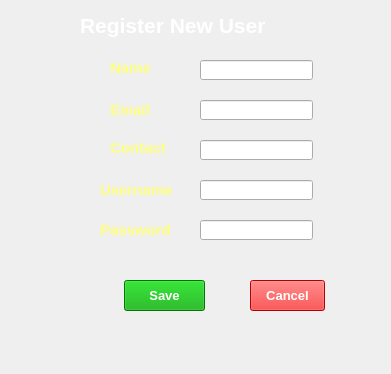
<?xml version="1.0" encoding="UTF-8"?>
<ui version="4.0">
 <class>AdNewAdvertizer</class>
 <widget class="QMainWindow" name="AdNewAdvertizer">
  <property name="geometry">
   <rect>
    <x>0</x>
    <y>0</y>
    <width>391</width>
    <height>374</height>
   </rect>
  </property>
  <property name="windowTitle">
   <string>MainWindow</string>
  </property>
  <property name="styleSheet">
   <string notr="true"/>
  </property>
  <widget class="QWidget" name="centralwidget">
   <widget class="QLabel" name="label">
    <property name="geometry">
     <rect>
      <x>-60</x>
      <y>-10</y>
      <width>461</width>
      <height>391</height>
     </rect>
    </property>
    <property name="styleSheet">
     <string notr="true">color: rgb(255, 255, 127);</string>
    </property>
    <property name="text">
     <string/>
    </property>
    <property name="pixmap">
     <pixmap>4.jpg</pixmap>
    </property>
    <property name="scaledContents">
     <bool>true</bool>
    </property>
   </widget>
   <widget class="QLabel" name="label_2">
    <property name="geometry">
     <rect>
      <x>80</x>
      <y>10</y>
      <width>241</width>
      <height>31</height>
     </rect>
    </property>
    <property name="font">
     <font>
      <pointsize>16</pointsize>
      <weight>75</weight>
      <bold>true</bold>
     </font>
    </property>
    <property name="styleSheet">
     <string notr="true">color: rgb(255, 255, 255);</string>
    </property>
    <property name="text">
     <string>Register New User</string>
    </property>
   </widget>
   <widget class="QLabel" name="label_3">
    <property name="geometry">
     <rect>
      <x>110</x>
      <y>60</y>
      <width>51</width>
      <height>16</height>
     </rect>
    </property>
    <property name="font">
     <font>
      <pointsize>11</pointsize>
      <weight>75</weight>
      <bold>true</bold>
     </font>
    </property>
    <property name="styleSheet">
     <string notr="true">color: rgb(255, 255, 127);</string>
    </property>
    <property name="text">
     <string>Name</string>
    </property>
   </widget>
   <widget class="QLabel" name="label_4">
    <property name="geometry">
     <rect>
      <x>110</x>
      <y>100</y>
      <width>47</width>
      <height>20</height>
     </rect>
    </property>
    <property name="font">
     <font>
      <pointsize>11</pointsize>
      <weight>75</weight>
      <bold>true</bold>
     </font>
    </property>
    <property name="styleSheet">
     <string notr="true">color: rgb(255, 255, 127);</string>
    </property>
    <property name="text">
     <string>Email</string>
    </property>
   </widget>
   <widget class="QLabel" name="label_5">
    <property name="geometry">
     <rect>
      <x>110</x>
      <y>140</y>
      <width>71</width>
      <height>16</height>
     </rect>
    </property>
    <property name="font">
     <font>
      <pointsize>11</pointsize>
      <weight>75</weight>
      <bold>true</bold>
     </font>
    </property>
    <property name="styleSheet">
     <string notr="true">color: rgb(255, 255, 127);</string>
    </property>
    <property name="text">
     <string>Contact</string>
    </property>
   </widget>
   <widget class="QLabel" name="label_6">
    <property name="geometry">
     <rect>
      <x>100</x>
      <y>180</y>
      <width>81</width>
      <height>20</height>
     </rect>
    </property>
    <property name="font">
     <font>
      <pointsize>11</pointsize>
      <weight>75</weight>
      <bold>true</bold>
     </font>
    </property>
    <property name="styleSheet">
     <string notr="true">color: rgb(255, 255, 127);</string>
    </property>
    <property name="text">
     <string>Username</string>
    </property>
   </widget>
   <widget class="QLabel" name="label_7">
    <property name="geometry">
     <rect>
      <x>100</x>
      <y>220</y>
      <width>81</width>
      <height>20</height>
     </rect>
    </property>
    <property name="font">
     <font>
      <pointsize>11</pointsize>
      <weight>75</weight>
      <bold>true</bold>
     </font>
    </property>
    <property name="styleSheet">
     <string notr="true">color: rgb(255, 255, 127);</string>
    </property>
    <property name="text">
     <string>Password</string>
    </property>
   </widget>
   <widget class="QLineEdit" name="lineEdit">
    <property name="geometry">
     <rect>
      <x>200</x>
      <y>60</y>
      <width>113</width>
      <height>20</height>
     </rect>
    </property>
   </widget>
   <widget class="QLineEdit" name="lineEdit_2">
    <property name="geometry">
     <rect>
      <x>200</x>
      <y>100</y>
      <width>113</width>
      <height>20</height>
     </rect>
    </property>
   </widget>
   <widget class="QLineEdit" name="lineEdit_3">
    <property name="geometry">
     <rect>
      <x>200</x>
      <y>140</y>
      <width>113</width>
      <height>20</height>
     </rect>
    </property>
   </widget>
   <widget class="QLineEdit" name="lineEdit_4">
    <property name="geometry">
     <rect>
      <x>200</x>
      <y>180</y>
      <width>113</width>
      <height>20</height>
     </rect>
    </property>
   </widget>
   <widget class="QLineEdit" name="lineEdit_5">
    <property name="geometry">
     <rect>
      <x>200</x>
      <y>220</y>
      <width>113</width>
      <height>20</height>
     </rect>
    </property>
   </widget>
   <widget class="QPushButton" name="pushButton">
    <property name="geometry">
     <rect>
      <x>124</x>
      <y>280</y>
      <width>81</width>
      <height>31</height>
     </rect>
    </property>
    <property name="font">
     <font>
      <pointsize>10</pointsize>
      <weight>75</weight>
      <bold>true</bold>
     </font>
    </property>
    <property name="styleSheet">
     <string notr="true">color: rgb(255, 255, 255);
background-color: rgb(0, 166, 0);</string>
    </property>
    <property name="text">
     <string>Save</string>
    </property>
   </widget>
   <widget class="QPushButton" name="pushButton_2">
    <property name="geometry">
     <rect>
      <x>250</x>
      <y>280</y>
      <width>75</width>
      <height>31</height>
     </rect>
    </property>
    <property name="font">
     <font>
      <pointsize>10</pointsize>
      <weight>75</weight>
      <bold>true</bold>
     </font>
    </property>
    <property name="styleSheet">
     <string notr="true">color: rgb(255, 255, 255);
background-color: rgb(255, 0, 0);</string>
    </property>
    <property name="text">
     <string>Cancel</string>
    </property>
   </widget>
  </widget>
 </widget>
 <resources>
  <include location="add.qrc"/>
 </resources>
 <connections/>
</ui>
